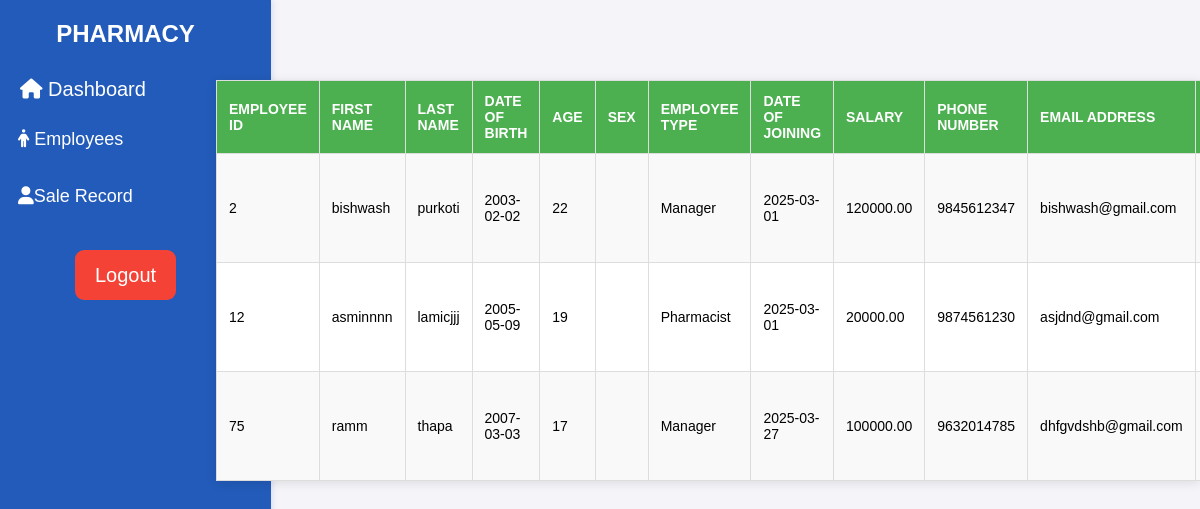
The app's page /final/emp_view.php with its own data.
### tables this page shows
CREATE TABLE `employee` (
  `eid` int(11) NOT NULL,
  `efname` varchar(100) NOT NULL,
  `elname` varchar(100) NOT NULL,
  `ebdate` date NOT NULL,
  `eage` int(11) NOT NULL,
  `esex` enum('M','F','Other') NOT NULL,
  `etype` varchar(50) NOT NULL,
  `ejdate` date NOT NULL,
  `esal` decimal(10,2) NOT NULL,
  `ephno` varchar(15) NOT NULL,
  `e_mail` varchar(255) NOT NULL,
  `eadd` text NOT NULL,
  `username` varchar(255) NOT NULL,
  `password_hash` varchar(255) NOT NULL
);

### final/emp_view.php (the view, shortened to what this page needs)
<!DOCTYPE html>
<html>
<head>
<link rel="stylesheet" type="text/css" href="1.css">
<link rel="stylesheet" type="text/css" href="table.css">
<link rel="stylesheet" href="https://cdnjs.cloudflare.com/ajax/libs/font-awesome/6.0.0-beta3/css/all.min.css">
</head>
<body>
<div class="sidenav">
			<h2 style="font-family:Arial; color:white; text-align:center;"> PHARMACY </h2>
			<a href="Admin.php"><i class="fa-solid fa-house"></i> Dashboard</a>
			<button class="dropdown-btn"><i class="fa-solid fa-person"></i> Employees <i class="down"></i></button>
			<button class="dropdown-btn"><i class="fa-solid fa-user"></i>Sale Record
			</button>
				<div class="logout-container">
                 <a href="logout.php" class="logout" onclick="return confirmLogout();">Logout</a>
   	        </div>
			</div>
	<center>
	<div class="head">
	<h2> EMPLOYEE LIST</h2>
	</div>
	</center>
	<table  id="table1" >
		<tr>
			<th>Employee ID</th>
			<th>First Name</th>
			<th>Last Name</th>
			<th>Date of Birth</th>
			<th>Age</th>
			<th>Sex</th>
			<th>Employee Type</th>
			<th>Date of Joining</th>
			<th>Salary</th>
			<th>Phone Number</th>
			<th>Email Address</th>
			<th>Home Address</th>
		</tr>
	<?php
	include "config.php";
	$sql = "SELECT eid, efname, elname, ebdate, eage, esex, etype, ejdate, esal, ephno, e_mail, eadd, username, password_hash FROM employee where eid<>1";
	$result = $conn->query($sql);
	if ($result->num_rows > 0) {
	while($row = $result->fetch_assoc()) {
	echo "<tr>";
		echo "<td>" . $row["eid"]. "</td>";
		echo "<td>" . $row["efname"] . "</td>";
		echo "<td>" . $row["elname"] . "</td>";
		echo "<td>" . $row["ebdate"] . "</td>";
		echo "<td>" . $row["eage"]. "</td>";
		echo "<td>" . $row["esex"]. "</td>";
		echo "<td>" . $row["etype"]. "</td>";
		echo "<td>" . $row["ejdate"]. "</td>";
		echo "<td>" . $row["esal"]. "</td>";
		echo "<td>" . $row["ephno"]. "</td>";
		echo "<td>" . $row["e_mail"]. "</td>";
		echo "<td>" . $row["eadd"]. "</td>";
	echo "</tr>";
	}
	echo "</table>";
}
	?>
</body>
</html>

### final/1.css (style rules this page uses)
body { font-family: Arial, sans-serif; margin: 0; padding: 0; display: flex; min-height: 100vh; background-color: #f4f4f9; }
.sidenav { height: 100%; width: 251px; background-color: #225bb9; position: fixed; top: 0; left: 0; padding-top: 20px;padding-right: 20px; box-shadow: 2px 0 5px rgba(42, 60, 198, 0.1); transition: all 0.3s ease; }
.sidenav h2 { color: white; text-align: center; font-size: 24px; margin-bottom: 20px; text-transform: uppercase; }
.sidenav a { padding: 10px 20px; text-decoration: none; font-size: 20px; color: white; display: block; transition: background-color 0.3s; }
.sidenav .dropdown-btn { background-color: #225bb9; color: white; border: none; width: 80%; padding: 18px; text-align: left; font-size: 18px; cursor: pointer; transition: background-color 0.3s; }
.logout-container { display: flex; justify-content: center; align-items: center; height: 100px; margin-top: auto; }
.logout { line-height: 1.5; margin: 10px; background-color: #f44336; color: white; padding: 10px 20px; text-align: center; text-decoration: none; font-size: 18px; cursor: pointer; border-radius: 9px; transition: background-color 0.3s ease, transform 0.3s ease; }
h2 { font-size: 24px; color: #333; margin: 0; }

### final/table.css (style rules this page uses)
#table1 { border-collapse: collapse; width: 80%; margin: 40px auto; font-family: Arial, sans-serif; font-size: 14px; text-align: left; box-shadow: 0 2px 10px rgba(0, 0, 0, 0.1); background-color: white; overflow-x: auto; display: block; max-width: 100%; margin-left: 200px auto; margin-right: 20; margin-top: 100px; }
#table1 { position: absolute; right: 0; margin-top: 80px; width: 82%; max-width: 100%; box-shadow: 0 2px 10px rgba(0, 0, 0, 0.1); }
#table1 th, #table1 td { border: 1px solid #ddd; padding: 12px; }
#table1 th { background-color: #4CAF50; color: white; text-transform: uppercase; }
#table1 tr:nth-child(even) { background-color: #f9f9f9; }

### records on screen
employee: eid "2", efname "bishwash", elname "purkoti", ebdate "2003-02-02", eage "22", etype "Manager", ejdate "2025-03-01", esal "120000.00", ephno "9845612347", e_mail "bishwash@gmail.com"
employee: eid "12", efname "asminnnn", elname "lamicjjj", ebdate "2005-05-09", eage "19", etype "Pharmacist", ejdate "2025-03-01", esal "20000.00", ephno "9874561230", e_mail "asjdnd@gmail.com"
employee: eid "75", efname "ramm", elname "thapa", ebdate "2007-03-03", eage "17", etype "Manager", ejdate "2025-03-27", esal "100000.00", ephno "9632014785", e_mail "dhfgvdshb@gmail.com"
